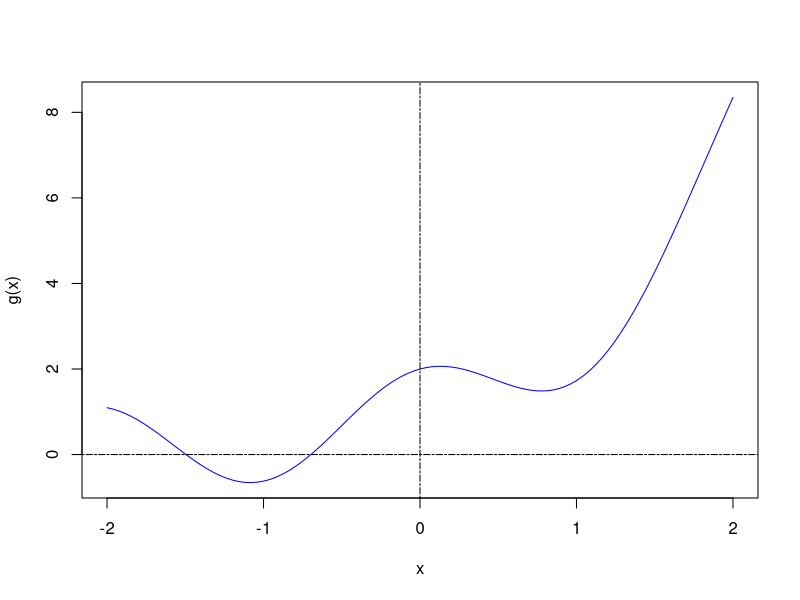
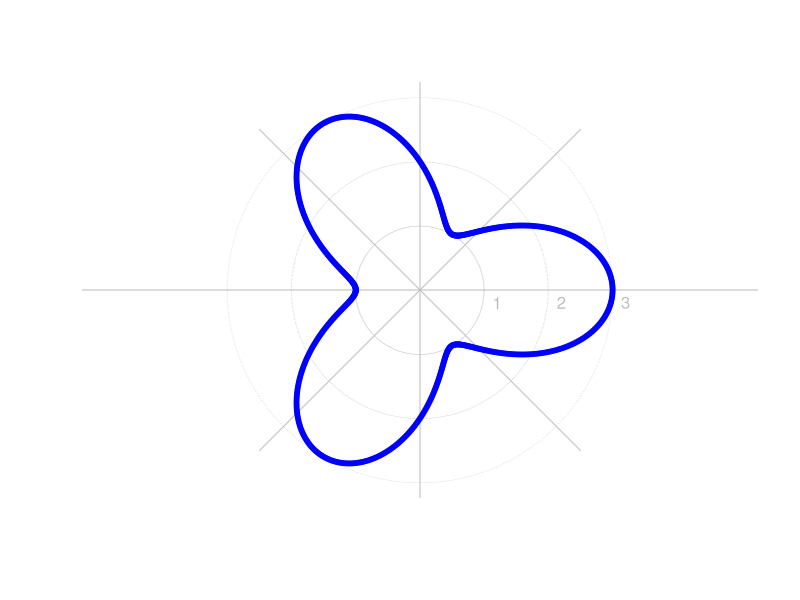

Source code (R) for these figures, in order:
biseccion = function(f,a,b,tol,maxIter){
  k = 1
  repeat{
    c = (a+b)/2
    if(abs(f(c))<tol) {
      break
    }
    
    if(f(a)*f(c)<0) b = c
    
    if(f(b)*f(c)<0) a = c
    
    if(k>maxIter) break;
    
    cat("x ",k,"= ",c,"\n")
    k = k+1
  }
  cat("\n Con biseccion \n La raiz es aproximadamente ", c, " con  ", k-1," iteraciones")
  
}
newtonDN = function(f, x0, tol, maxiter){
  # Derivada numérica con diferencia central
  fp = function(x) { h = 1e-4
  (f(x+h) - f(x-h)) / (2*h)
  }
  k = 0
  #Par imprimir estado
  cat("---------------------------------------------------------------------------\n")
  cat(formatC( c("x_k"," f(x_k)","Error est."), width = -20, format = "f", flag = " "), "\
      n")
  cat("---------------------------------------------------------------------------\n")
  repeat{
    correccion = f(x0)/fp(x0)
    x1 = x0 - correccion
    dx = abs(correccion)
    # Imprimir iteraciones
    cat(formatC( c(x1 ,f(x1), dx), digits=15, width = -15, format = "f", flag = " "), "\n")
    x0 = x1
    k = k+1
    # until
    if(dx <= tol || k > maxiter ) break;
  }
  cat("---------------------------------------------------------------------------\n")
  if(k > maxiter){
    cat("Se alcanzó el máximo número de iteraciones.\n")
    cat("k = ", k, "Estado: x = ", x1, "Error estimado <= ", correccion)
  } else {
    cat("k = ", k, " x = ", x1, " f(x) = ", f(x1), " Error estimado <= ", correccion) }
}
polar <- function (theta, r, color=4){
  y <- 0
  x <- 0
  ejex <- 1
  
  for (i in 1:length(r)){
    if(is.nan(r[i])== T){
      r[i] <- 0
    }
  }
  
  angulo <- seq(-max(theta),max(theta),by=theta[2]-theta[1])
  y <- r*sin(theta)
  x <- r*cos(theta)
  plot.new()
  plot.window(xlim = c(-max(r), max(r)), ylim = c(-max(r), max(r)), asp = 1)
  
  aux <- max(r)
  # Dibuja los ejes.
  while (aux > 0){
    fi <- aux*sin(angulo)
    cir <- aux*cos(angulo)
    points(cir,fi,pch="-",col="gray",cex=0.3)
    text(ejex+0.2,-0.2,ejex,col="gray")
    ejex <- ejex + 1
    aux <- aux - 1
  }
  
  abline(v=((max(cir)+min(cir))/2),col="gray")
  abline(h=((max(cir)+min(cir))/2),col="gray")
  segments(-max(r)+0.5,-max(r)+0.5,max(r)-0.5,max(r)-0.5,col="gray")
  segments(-max(r)+0.5,max(r)-0.5,max(r)-0.5,-max(r)+0.5,col="gray")
  
  points(x,y,pch=20,col=color,cex=1)
}
g <- function(x) 2+cos(3*x)-2+exp(x)
curve(g,-2,2, col="blue");abline(h=-0,v=0,lty=6)
biseccion(g,-1,0,1e-4,100)

dim <- seq(-pi, pi, by=pi/300) 
r=2+cos(3*dim)
polar(dim,r,"blue")
newtonDN(g,-1,1e-4,10)
